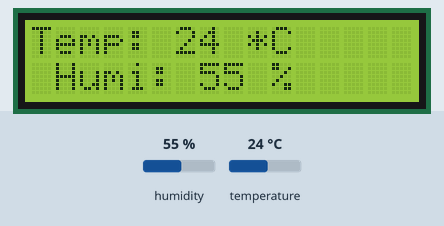
The sketch below on a simulated ESP8266 (NodeMCU). Shown: 16×2 character LCD. The test bench sets the inputs (shaded band); at power-on: humidity 55 %, temperature 24 °C. WiFi joins after 1.5 s; servers stay silent unless stated; uploads are accepted with an empty reply; what the sketch prints to the serial monitor is not drawn.

Above: at 18.0 s.
18.1 s: humidity set to 22 %
At 22.9 s:
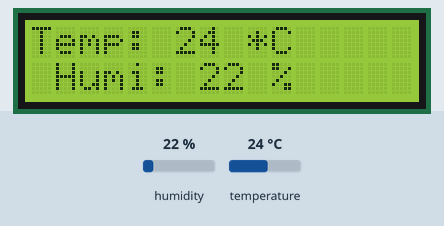
34.4 s: temperature set to 12 °C
At 43.1 s:
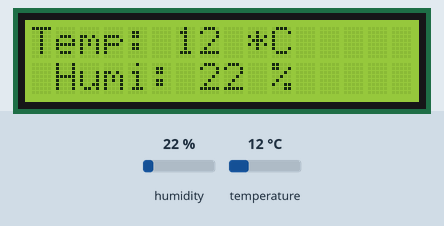
50.7 s: humidity set to 40 %
At 53.8 s:
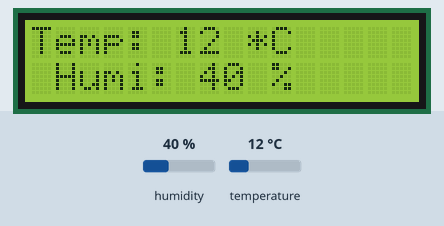
67.0 s: temperature set to 19 °C
At 73.9 s:
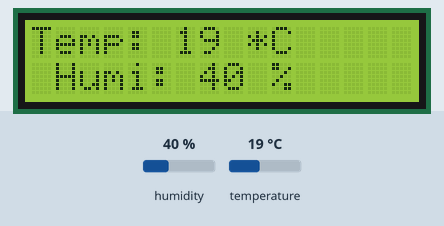
Timing chart, 0 to 75.4 s (numbered marks = the images above; inputs shaded):
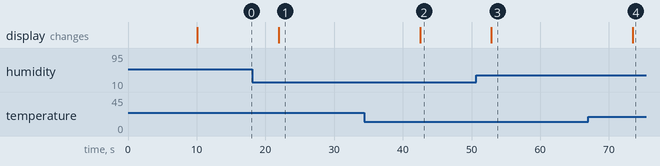

Measured:
- after the input at 18.1 s, the display: changes after 3.8 s (image 1)
- after the input at 34.4 s, the display: changes after 8.2 s (image 2)
- after the input at 50.7 s, the display: changes after 2.2 s (image 3)
- after the input at 67.0 s, the display: changes after 6.5 s (image 4)

The sketch:

sketch_dec21b.ino
```cpp
#include <Adafruit_Sensor.h>

#include <LiquidCrystal_I2C.h>

LiquidCrystal_I2C lcd(0x27,16,2);

// Déclaration des librairies

#include <DHT.h>                      // pour communiquer avec le capteur DHT

#include <ESP8266WiFi.h>              // pour le support du wifi

#include <ESP8266WiFiMulti.h>

#include <ESP8266HTTPClient.h>        // pour utliser le wifi

// Préparation du capteur DHT

#define DHTPIN 2

#define DHTTYPE DHT11                 // précise la référence du capteur DHT (DHT11 ou DHT21 ou DHT22)
DHT dht(DHTPIN, DHTTYPE);             // Initialisation du capteur DHT

// Initialisation du wifi
ESP8266WiFiMulti WiFiMulti;

// fonction de démarrage
void setup() {

  // Démarrage du bus série
  Serial.begin(115200);               // vitesse
  Serial.println("Bonjour");          // écriture d'un petit message...
  Serial.println("DHT11 + VPS");
  Serial.println("");

  dht.begin();                        // Démarrage du capteur DHT11

  WiFi.mode(WIFI_STA);
  WiFiMulti.addAP("freebox_vacheron", "indianna");     // Connexion au réseau wifi

}

// boucle infinie
void loop() {

  delay(10000);                        // attendre 10 secondes

  float t = dht.readTemperature();    // mesurer la température (en ° Celsius)
  float h = dht.readHumidity();       // mesurer l'humidité (en %)

  if (isnan(h) || isnan(t)) {         // test si des valeurs ont été récupérées

// s'il y a un problème...

Serial.println("Failed to read from DHT sensor!");    // affiche un message d'erreur
return;                           // quitte pour retenter une lecture
  } else {

// si tout va bien...

// conversion des valeurs en entier
int temp = int(t);
int humi = int(h);

// affichage des valeurs dans le bus série
Serial.print("Temperature : ");
Serial.print(temp);
Serial.print(" *C\t");
Serial.print("Humidité : ");
Serial.print(humi);
Serial.println(" %");

                     lcd.init(); // initialisation de l'afficheur
                      lcd.backlight();
                     lcd.setCursor(0, 0);
                     lcd.print("Temp: ");
                     lcd.print(temp);
                     lcd.print(" *C ");
                     lcd.setCursor(0, 1);
                     lcd.print(" Humi: ");
                     lcd.print(humi);
                     lcd.print(" %  ");

// envoi des données vers internet
if((WiFiMulti.run() == WL_CONNECTED)) {   // Si le wifi est connecté

      Serial.println("Connexion wifi ok");

      HTTPClient http;                    // préparation d'une requète HTTP au serveur

  Serial.print("HTTP begin... ");
  http.begin("http://51.75.126.51/DHT11/store_temp.php");   // connexion au serveur

  http.addHeader("Content-Type", "application/json");    // envoi d'un entête pour préciser notre format de données : json

  String data = "{\"temperature\":\"" + String(temp) + "\",\"humidite\":\"" + String(humi) + "\"}";    // préparation du json {"temperature":"22","humidite":"55"}
  Serial.println(data);

  int httpCode = http.POST(data);    // envoi les données et récupère un code de retour

  if(httpCode == 200 ) {              // si le code de retour est bon (200)
     Serial.println("POST : ok");
  } else {                            // si le code de retour n'est pas bon (différent de 200)
     Serial.print("POST : failed, error : ");
     Serial.println(http.errorToString(httpCode).c_str());
  }
  http.end();                    // on ferme la connexion au serveur
} else  {
    Serial.println("Echec connexion wifi");
}
  }
}
```
